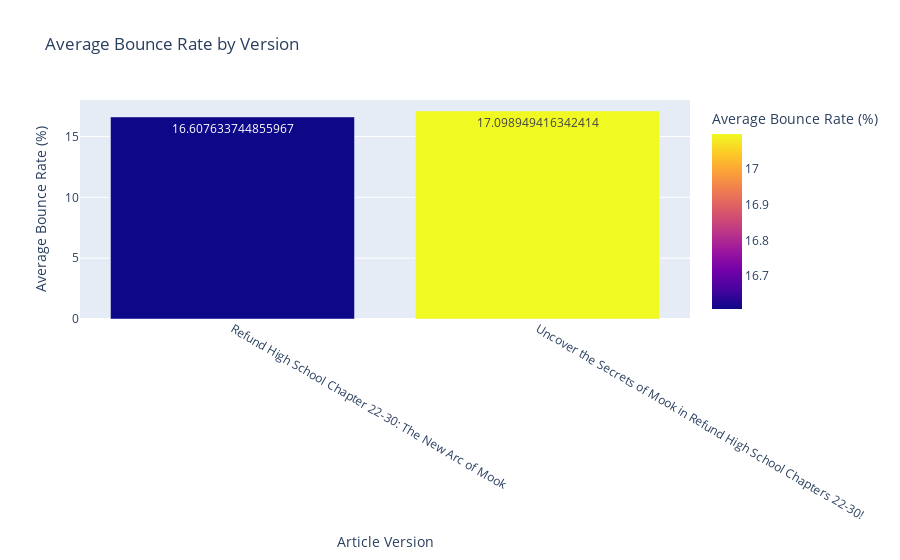

Here is the notebook cell this chart was saved with:
### Markdown cell above
## 5.2 Average Bounce Rate - Articles

### Code cell
# Create visualization for Average Bounce Rate
average_bounce_rate_fig = px.bar(
    performance_metrics,
    x='Version',
    y='Average_Bounce_Rate',
    labels={'Average_Bounce_Rate': 'Average Bounce Rate (%)', 'Version': 'Article Version'},
    text='Average_Bounce_Rate',  # Add data labels
    color='Average_Bounce_Rate',  # Color bars based on the metric
    color_continuous_scale=px.colors.sequential.Plasma
)
average_bounce_rate_fig.show()

### Figure 1 — Plotly figure (JSON) as saved in the notebook; plotly's stock layout.template omitted (floating-point values rounded to 4 significant figures)
{"data": [{"alignmentgroup": "True", "hovertemplate": "Article Version=%{x}<br>Average Bounce Rate (%)=%{marker.color}<extra></extra>", "legendgroup": "", "marker": {"color": [16.61, 17.1], "coloraxis": "coloraxis", "pattern": {"shape": ""}}, "name": "", "offsetgroup": "", "orientation": "v", "showlegend": false, "text": [16.61, 17.1], "textposition": "auto", "type": "bar", "x": ["Refund High School Chapter 22-30: The New Arc of Mook", "Uncover the Secrets of Mook in Refund High School Chapters 22-30!"], "xaxis": "x", "y": [16.61, 17.1], "yaxis": "y"}], "layout": {"autosize": true, "barmode": "relative", "coloraxis": {"colorbar": {"title": {"text": "Average Bounce Rate (%)"}}, "colorscale": [[0, "#0d0887"], [0.1111, "#46039f"], [0.2222, "#7201a8"], [0.3333, "#9c179e"], [0.4444, "#bd3786"], [0.5556, "#d8576b"], [0.6667, "#ed7953"], [0.7778, "#fb9f3a"], [0.8889, "#fdca26"], [1, "#f0f921"]]}, "legend": {"tracegroupgap": 0}, "title": {"text": "Average Bounce Rate by Version"}, "xaxis": {"anchor": "y", "autorange": true, "domain": [0, 1], "range": [-0.5, 1.5], "title": {"text": "Article Version"}, "type": "category"}, "yaxis": {"anchor": "x", "autorange": true, "domain": [0, 1], "range": [0, 18.0], "title": {"text": "Average Bounce Rate (%)"}, "type": "linear"}}}
